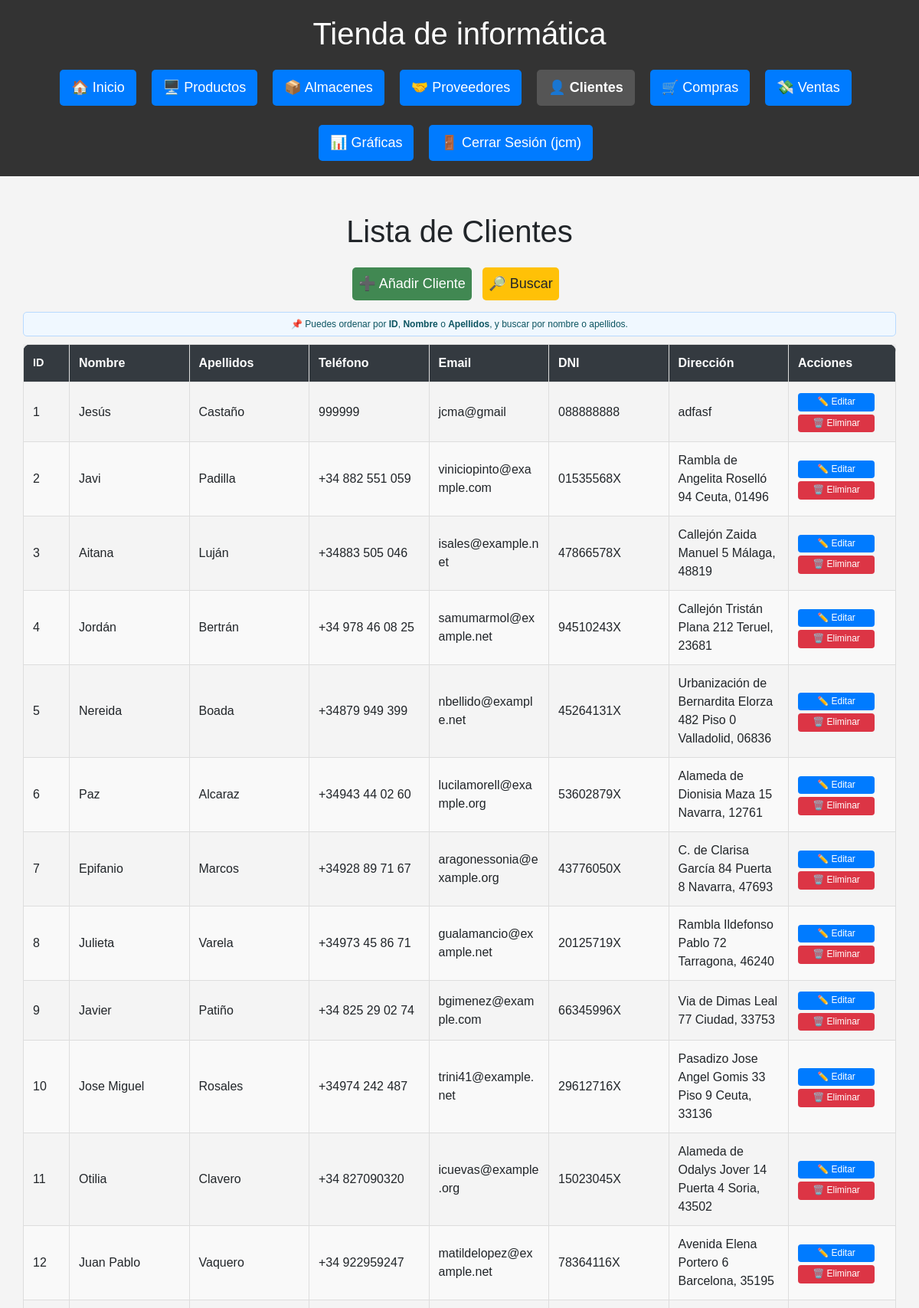
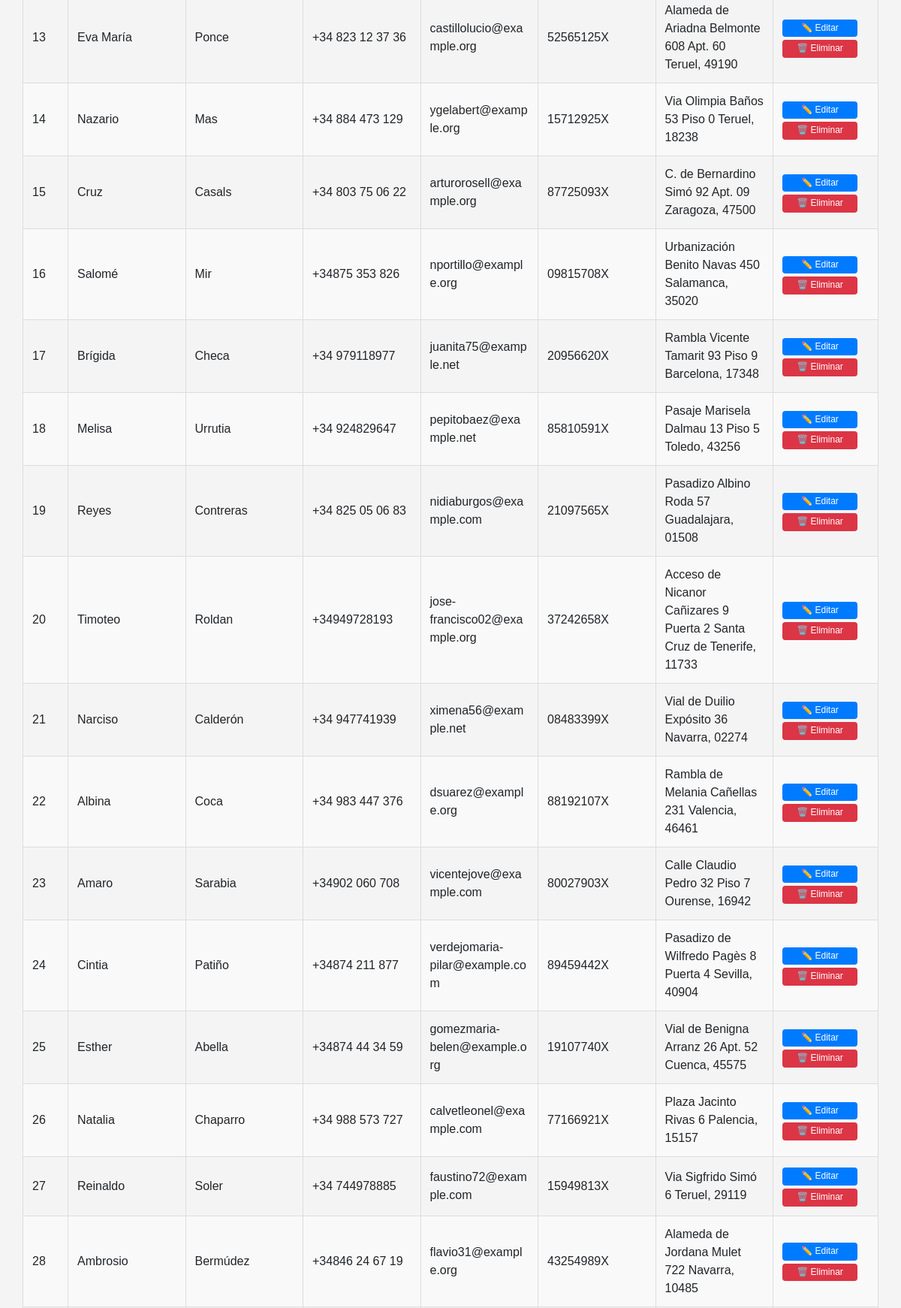
Screenshot of /clientes (signed in, upper part) with the database file from the repository (2 pictures, top to bottom).
### db.py (models this page shows)
class Cliente(Base):
    __tablename__ = "Cliente"
    id = Column(Integer, primary_key=True)
    nombre = Column(String(150), unique=True, nullable=False)
    contacto = Column(String(150))
    telefono = Column(String(20))
    email = Column(String(150), unique=True)
    dni = Column(String(20), unique=True, nullable=False)
    direccion = Column(String(200))
    ventas = relationship("Venta", back_populates="cliente")

### routes/clientes.py (the view)
@clientes_bp.route('/clientes')
@login_required
def clientes():
    nombre = request.args.get("nombre")
    pagina = int(request.args.get("pagina", 1))
    orden = request.args.get("orden", "id")
    direccion = request.args.get("direccion", "asc")
    por_pagina = 30
    query = sesion.query(Cliente)
    if nombre:
        query = query.filter(
            (Cliente.nombre.ilike(f"%{nombre}%")) |
            (Cliente.contacto.ilike(f"%{nombre}%"))
        )
    def aplicar_orden(campo):
        return campo.desc() if direccion == "desc" else campo.asc()
    if orden == "nombre":
        query = query.order_by(aplicar_orden(Cliente.nombre))
    elif orden == "contacto":
        query = query.order_by(aplicar_orden(Cliente.contacto))
    else:
        query = query.order_by(aplicar_orden(Cliente.id))
    total_clientes = query.count()
    clientes = query.offset((pagina - 1) * por_pagina).limit(por_pagina).all()
    hay_anterior = pagina > 1
    hay_siguiente = (pagina * por_pagina) < total_clientes
    return render_template("cliente/clientes.html",
        clientes=clientes,
        pagina=pagina,
        hay_anterior=hay_anterior,
        hay_siguiente=hay_siguiente,
        nombre=nombre,
        orden=orden,
        direccion=direccion
    )

### db.py (called while the page is built)
def login_required(f):
    @wraps(f)
    def decorated_function(*args, **kwargs):
        if 'usuario' not in session:
            flash('Por favor, inicie sesión para acceder a esta página.', 'error')
            return redirect(url_for('login'))
        return f(*args, **kwargs)
    return decorated_function

### templates/cliente/clientes.html (shortened to what this page needs)
{% extends "base.html" %}
{% block content %}
<div class="container mt-4">
    <h1>Lista de Clientes</h1>
    <div class="botones-superiores">
        <a href="{{ url_for('clientes.agregar_cliente') }}" class="btn btn-add">➕ Añadir Cliente</a>
        <a href="#form-busqueda-cliente" class="btn btn-add btn-search">🔎 Buscar</a>
    </div>
    <div class="alerta-orden">
      📌 Puedes ordenar por <strong>ID</strong>, <strong>Nombre</strong> o <strong>Apellidos</strong>, y buscar por nombre o apellidos.
    </div>
    <div class="tabla-responive">
        <table class="tabla-estilizada">
            {% set nueva_direccion = 'desc' if direccion == 'asc' else 'asc' %}
            <thead>
              <tr>
                <th class="col-id">
                  <a href="{{ url_for('clientes.clientes', orden='id', direccion=nueva_direccion, nombre=nombre, pagina=pagina) }}">ID</a>
                </th>
                <th>
                  <a href="{{ url_for('clientes.clientes', orden='nombre', direccion=nueva_direccion, nombre=nombre, pagina=pagina) }}">Nombre</a>
                </th>
                <th>
                  <a href="{{ url_for('clientes.clientes', orden='contacto', direccion=nueva_direccion, nombre=nombre, pagina=pagina) }}">Apellidos</a>
                </th>
                <th>Teléfono</th>
                <th>Email</th>
                <th>DNI</th>
                <th>Dirección</th>
                <th class="col-acciones">Acciones</th>
              </tr>
            </thead>
            <tbody>
                {% for cliente in clientes %}
                <tr>
                    <td>{{ cliente.id }}</td>
                    <td>{{ cliente.nombre }}</td>
                    <td>{{ cliente.contacto }}</td>
                    <td>{{ cliente.telefono }}</td>
                    <td class="col-texto-largo">{{ cliente.email }}</td>
                    <td>{{ cliente.dni }}</td>
                    <td class="col-texto-largo">{{ cliente.direccion }}</td>
                    <td>
                      <a href="{{ url_for('clientes.editar_cliente', id=cliente.id) }}" class="btn-edit">✏️ <span class="texto-btn">Editar</a>
                      <form action="{{ url_for('clientes.eliminar_cliente', id=cliente.id) }}" method="POST" class="form-delete">
                        <button type="submit" class="btn-delete" onclick="return confirm('¿Estás seguro?')" title="Eliminar">🗑️<span class="texto-btn"> Eliminar</button>
                      </form>
                    </td>
                </tr>
                {% endfor %}
            </tbody>
        </table>
    </div>
</div>
{% endblock %}

### static/estilos.css (style rules this page uses)
html, body { height: 100%; margin: 0; padding: 0; font-family: Arial, sans-serif; background-color: #f4f4f4; text-align: center; }
body { overflow-x: hidden; }
.container, main { width: 100%; padding: 0; margin: 0 auto; }
.alerta-orden { background-color: #f0f8ff; color: #0c5460; border: 1px solid #b8daff; padding: 6px 10px; border-radius: 5px; margin-bottom: 10px; font-size: 0.75rem; text-align: center; }
form { width: 50%; margin: 20px auto; background: white; padding: 20px 30px; border-radius: 10px; box-shadow: 0 0 10px rgba(0,0,0,0.1); text-align: left; }
button, .btn { background: #007BFF; color: white; padding: 8px; border: none; margin-top: 15px; cursor: pointer; font-size: 18px; border-radius: 5px; transition: 0.3s; text-decoration: none; display: inline-block; margin-right: 10px; }
.btn-add { background: #418852; margin-bottom: 15px; }
.btn-edit { display: inline-block; max-width: 100px; background-color: #007BFF; color: white; padding: 4px 8px; font-size: 0.75rem; border: none; border-radius: 4px; cursor: pointer; transition: all 0.2s; text-decoration: none; white-space: nowrap; line-height: 1.3; margin: 0; box-shadow: none; width: 100% ; text-align: center; box-sizing: border-box; }
.form-delete button { background-color: #dc3545; color: white; padding: 4px 10px; font-size: 0.75rem; border: none; border-radius: 4px; cursor: pointer; transition: background-color 0.3s; }
.form-delete { display: block; margin: 0; padding: 0; border: none; background: transparent; box-shadow: none; width: 100%; }
.btn-delete { background-color: #dc3545; color: white; padding: 4px 8px; font-size: 0.75rem; border: none; border-radius: 4px; cursor: pointer; transition: all 0.2s; white-space: nowrap; line-height: 1.3; margin: 0; box-shadow: none; width: 100%; text-align: center; box-sizing: border-box; margin-top: 4px; max-width: 100px; }
.btn-search { background-color: #ffc107; color: #212529; }
.form-delete, .form-delete button, .form-delete button:focus, .form-delete button:active { outline: none; box-shadow: none; border: none; }
.tabla-estilizada { width: 100%; border-collapse: collapse; border-radius: 10px; overflow: hidden; box-shadow: 0 0 10px rgba(0,0,0,0.1); table-layout: fixed; }
.tabla-estilizada thead { background-color: #343a40; color: white; font-weight: bold; }
.tabla-estilizada th, .tabla-estilizada td { padding: 12px; border: 1px solid #ddd; text-align: left; max-width: 200px; word-wrap: break-word; white-space: normal; }
.tabla-estilizada tr:nth-child(even) { background-color: #f9f9f9; }
.tabla-estilizada thead th a { color: white; text-decoration: none; font-weight: bold; }
.tabla-responive { width: 100%; overflow-x: auto; -webkit-overflow-scrolling: touch; box-sizing: border-box; padding: 0 10x; }
.col-fecha, .col-id { max-width: 100px; font-size: 0.9em; white-space: nowrap; }
.col-id { max-width: 60px; width: 60px; white-space: nowrap; overflow: hidden; text-overflow: ellipsis; text-align: center; }
.col-acciones { max-width: 140px; width: 140px; text-align: center; }

### rows the page displays
Cliente: id "1", nombre "Jesús", contacto "Castaño", telefono "999999", email "jcma@gmail", dni "088888888", direccion "adfasf"
Cliente: id "2", nombre "Javi", contacto "Padilla", telefono "+34 882 551 059", email "viniciopinto@example.com", dni "01535568X", direccion "Rambla de Angelita Roselló 94 Ceuta, 01496"
Cliente: id "3", nombre "Aitana", contacto "Luján", telefono "+34883 505 046", email "isales@example.net", dni "47866578X", direccion "Callejón Zaida Manuel 5 Málaga, 48819"
Cliente: id "4", nombre "Jordán", contacto "Bertrán", telefono "+34 978 46 08 25", email "samumarmol@example.net", dni "94510243X", direccion "Callejón Tristán Plana 212 Teruel, 23681"
Cliente: id "5", nombre "Nereida", contacto "Boada", telefono "+34879 949 399", email "nbellido@example.net", dni "45264131X", direccion "Urbanización de Bernardita Elorza 482 Piso 0 Valladolid, 06836"
Cliente: id "6", nombre "Paz", contacto "Alcaraz", telefono "+34943 44 02 60", email "lucilamorell@example.org", dni "53602879X", direccion "Alameda de Dionisia Maza 15 Navarra, 12761"
Cliente: id "7", nombre "Epifanio", contacto "Marcos", telefono "+34928 89 71 67", email "aragonessonia@example.org", dni "43776050X", direccion "C. de Clarisa García 84 Puerta 8 Navarra, 47693"
Cliente: id "8", nombre "Julieta", contacto "Varela", telefono "+34973 45 86 71", email "gualamancio@example.net", dni "20125719X", direccion "Rambla Ildefonso Pablo 72 Tarragona, 46240"
Cliente: id "9", nombre "Javier", contacto "Patiño", telefono "+34 825 29 02 74", email "bgimenez@example.com", dni "66345996X", direccion "Via de Dimas Leal 77 Ciudad, 33753"
Cliente: id "10", nombre "Jose Miguel", contacto "Rosales", telefono "+34974 242 487", email "trini41@example.net", dni "29612716X", direccion "Pasadizo Jose Angel Gomis 33 Piso 9 Ceuta, 33136"
Cliente: id "11", nombre "Otilia", contacto "Clavero", telefono "+34 827090320", email "icuevas@example.org", dni "15023045X", direccion "Alameda de Odalys Jover 14 Puerta 4 Soria, 43502"
Cliente: id "12", nombre "Juan Pablo", contacto "Vaquero", telefono "+34 922959247", email "matildelopez@example.net", dni "78364116X", direccion "Avenida Elena Portero 6 Barcelona, 35195"
Cliente: id "13", nombre "Eva María", contacto "Ponce", telefono "+34 823 12 37 36", email "castillolucio@example.org", dni "52565125X", direccion "Alameda de Ariadna Belmonte 608 Apt. 60 Teruel, 49190"
Cliente: id "14", nombre "Nazario", contacto "Mas", telefono "+34 884 473 129", email "ygelabert@example.org", dni "15712925X", direccion "Via Olimpia Baños 53 Piso 0 Teruel, 18238"
Cliente: id "15", nombre "Cruz", contacto "Casals", telefono "+34 803 75 06 22", email "arturorosell@example.org", dni "87725093X", direccion "C. de Bernardino Simó 92 Apt. 09 Zaragoza, 47500"
Cliente: id "16", nombre "Salomé", contacto "Mir", telefono "+34875 353 826", email "nportillo@example.org", dni "09815708X", direccion "Urbanización Benito Navas 450 Salamanca, 35020"
Cliente: id "17", nombre "Brígida", contacto "Checa", telefono "+34 979118977", email "juanita75@example.net", dni "20956620X", direccion "Rambla Vicente Tamarit 93 Piso 9 Barcelona, 17348"
Cliente: id "18", nombre "Melisa", contacto "Urrutia", telefono "+34 924829647", email "pepitobaez@example.net", dni "85810591X", direccion "Pasaje Marisela Dalmau 13 Piso 5 Toledo, 43256"
Cliente: id "19", nombre "Reyes", contacto "Contreras", telefono "+34 825 05 06 83", email "nidiaburgos@example.com", dni "21097565X", direccion "Pasadizo Albino Roda 57 Guadalajara, 01508"
Cliente: id "20", nombre "Timoteo", contacto "Roldan", telefono "+34949728193", email "jose-francisco02@example.org", dni "37242658X", direccion "Acceso de Nicanor Cañizares 9 Puerta 2 Santa Cruz de Tenerife, 11733"
Cliente: id "21", nombre "Narciso", contacto "Calderón", telefono "+34 947741939", email "ximena56@example.net", dni "08483399X", direccion "Vial de Duilio Expósito 36 Navarra, 02274"
Cliente: id "22", nombre "Albina", contacto "Coca", telefono "+34 983 447 376", email "dsuarez@example.org", dni "88192107X", direccion "Rambla de Melania Cañellas 231 Valencia, 46461"
Cliente: id "23", nombre "Amaro", contacto "Sarabia", telefono "+34902 060 708", email "vicentejove@example.com", dni "80027903X", direccion "Calle Claudio Pedro 32 Piso 7 Ourense, 16942"
Cliente: id "24", nombre "Cintia", contacto "Patiño", telefono "+34874 211 877", email "verdejomaria-pilar@example.com", dni "89459442X", direccion "Pasadizo de Wilfredo Pagès 8 Puerta 4 Sevilla, 40904"
Cliente: id "25", nombre "Esther", contacto "Abella", telefono "+34874 44 34 59", email "gomezmaria-belen@example.org", dni "19107740X", direccion "Vial de Benigna Arranz 26 Apt. 52 Cuenca, 45575"
Cliente: id "26", nombre "Natalia", contacto "Chaparro", telefono "+34 988 573 727", email "calvetleonel@example.com", dni "77166921X", direccion "Plaza Jacinto Rivas 6 Palencia, 15157"
Cliente: id "27", nombre "Reinaldo", contacto "Soler", telefono "+34 744978885", email "faustino72@example.com", dni "15949813X", direccion "Via Sigfrido Simó 6 Teruel, 29119"
Cliente: id "28", nombre "Ambrosio", contacto "Bermúdez", telefono "+34846 24 67 19", email "flavio31@example.org", dni "43254989X", direccion "Alameda de Jordana Mulet 722 Navarra, 10485"

### other values shown
{{ session['usuario'] }} "jcm"
